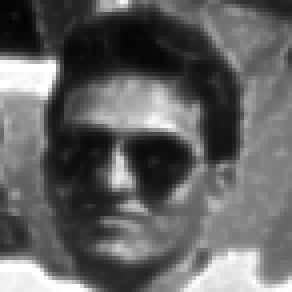
//> input picture mask averaging-2/mask.tif, 73 x 73 px (shown 4 times larger)
$ ./mask2 mask.tif   (built with g++ and OpenCV 4)
//> lines starting //> are read from the running program, lines starting //| are printed output that depends on the picture

# include <opencv2/opencv.hpp>
# include <opencv2/highgui/highgui.hpp>
# include <opencv2/core/core.hpp>
# include <iostream>

using namespace std;
using namespace cv;

int main(int argc, char *argv[])
{


	Mat in, dummy, out;
	int i, j, k, l, rows, cols, up, down, left, right;
	float sum = 0, avg = 0;

	in = imread(argv[1], CV_LOAD_IMAGE_ANYDEPTH);
//> in is the input picture: 73 rows x 73 cols, CV_8UC1; min 4, max 255, mean 98.4

	if(in.empty())
	{
		cout << "SORRY !!! Image cannot be read\n";
		exit(0);
	}

	Mat mask = imread("./mask.tif", CV_LOAD_IMAGE_ANYDEPTH);

	up = mask.rows/2;
//> up = 36
	down = mask.rows/2;
//> down = 36
	left = mask.cols/2;
//> left = 36
	right = mask.cols/2;
//> right = 36

	//copying the source image into the middle of the destination image and then forms a border around it.
	copyMakeBorder( in, dummy, up, down, left, right, BORDER_CONSTANT, 0);
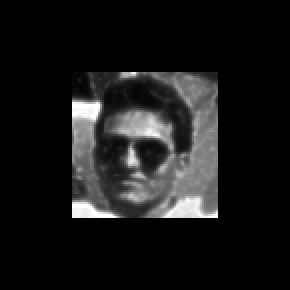
//> dummy: 145 rows x 145 cols, CV_8UC1 (shown 2 times larger); min 0, max 255, mean 24.9

	//Convert image type from 8U to 32F
	dummy.convertTo(dummy, CV_32F, 1, 0);
//> dummy: 145 rows x 145 cols, CV_32FC1
	mask.convertTo(mask, CV_32F, 1, 0);

	//Filling matrix with zeros
	out = Mat::zeros(in.rows, in.cols, CV_32F);

	for(i = 0; i < mask.rows; i++)
		for(j = 0; j < mask.cols; j++)
		{
			sum = sum + mask.at<float>(i, j);
		}
//> this loop made 73 passes
//> sum on passes 1 to 12: 5482, 10929, 16291, 21227, 25739, 29969, 34003, 37960, 41781, 45493, 49131, 52651
//> after the loop, sum = 524459

	for(i = up;i < in.rows; i++)
		for(j = left; j < in.cols; j++)
		{
			avg = 0;

			for(k = 0; k < mask.rows; k++)
				for(l = 0; l < mask.cols; l++)
					avg = avg + mask.at<float>(k, l) * dummy.at<float>(k+i-up, l+j-left);

			avg = avg / sum;
			out.at<float>(i, j) = avg;
		}
//> this loop made 37 passes
//> avg on passes 1 to 12: 50.84, 51.89, 53.09, 54.39, 55.85, 57.54, 59.14, 60.58, 61.95, 63.36, 64.81, 66.28
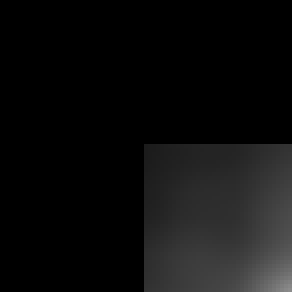
//> out: 73 rows x 73 cols, CV_32FC1 (shown 4 times larger); min 0, max 139.4, mean 13.8
//> after the loop, avg = 139.4

	//Convert image type back to 8U from 32F
	out.convertTo(out, CV_8U);
//> out: 73 rows x 73 cols, CV_8UC1

	namedWindow("in", WINDOW_AUTOSIZE );
	namedWindow("out", WINDOW_AUTOSIZE );

	imshow("in", in);
	imshow("out", out);

	waitKey(0);

	return 0;


}
